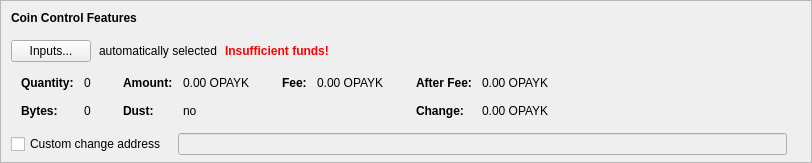
    <widget class="QFrame" name="frameCoinControl">
     <property name="sizePolicy">
      <sizepolicy hsizetype="Expanding" vsizetype="Expanding">
       <horstretch>0</horstretch>
       <verstretch>0</verstretch>
      </sizepolicy>
     </property>
     <property name="maximumSize">
      <size>
       <width>16777215</width>
       <height>16777215</height>
      </size>
     </property>
     <property name="frameShape">
      <enum>QFrame::StyledPanel</enum>
     </property>
     <property name="frameShadow">
      <enum>QFrame::Sunken</enum>
     </property>
     <layout class="QVBoxLayout" name="verticalLayoutCoinControl2">
      <property name="spacing">
       <number>0</number>
      </property>
      <property name="leftMargin">
       <number>0</number>
      </property>
      <property name="topMargin">
       <number>0</number>
      </property>
      <property name="rightMargin">
       <number>0</number>
      </property>
      <property name="bottomMargin">
       <number>6</number>
      </property>
      <item>
       <layout class="QVBoxLayout" name="verticalLayoutCoinControl" stretch="0,0,0,0,1">
        <property name="spacing">
         <number>0</number>
        </property>
        <property name="leftMargin">
         <number>10</number>
        </property>
        <property name="topMargin">
         <number>10</number>
        </property>
        <item>
         <layout class="QHBoxLayout" name="horizontalLayoutCoinControl1">
          <property name="bottomMargin">
           <number>15</number>
          </property>
          <item>
           <widget class="QLabel" name="labelCoinControlFeatures">
            <property name="sizePolicy">
             <sizepolicy hsizetype="Preferred" vsizetype="Maximum">
              <horstretch>0</horstretch>
              <verstretch>0</verstretch>
             </sizepolicy>
            </property>
            <property name="font">
             <font>
              <weight>75</weight>
              <bold>true</bold>
             </font>
            </property>
            <property name="styleSheet">
             <string notr="true">font-weight:bold;</string>
            </property>
            <property name="text">
             <string>Coin Control Features</string>
            </property>
           </widget>
          </item>
         </layout>
        </item>
        <item>
         <layout class="QHBoxLayout" name="horizontalLayoutCoinControl2" stretch="0,0,0,0">
          <property name="spacing">
           <number>8</number>
          </property>
          <property name="bottomMargin">
           <number>10</number>
          </property>
          <item>
           <widget class="QPushButton" name="pushButtonCoinControl">
            <property name="styleSheet">
             <string notr="true"/>
            </property>
            <property name="text">
             <string>Inputs...</string>
            </property>
            <property name="autoDefault">
             <bool>false</bool>
            </property>
           </widget>
          </item>
          <item>
           <widget class="QLabel" name="labelCoinControlAutomaticallySelected">
            <property name="text">
             <string>automatically selected</string>
            </property>
            <property name="margin">
             <number>5</number>
            </property>
           </widget>
          </item>
          <item>
           <widget class="QLabel" name="labelCoinControlInsuffFunds">
            <property name="font">
             <font>
              <weight>75</weight>
              <bold>true</bold>
             </font>
            </property>
            <property name="styleSheet">
             <string notr="true">color:red;font-weight:bold;</string>
            </property>
            <property name="text">
             <string>Insufficient funds!</string>
            </property>
            <property name="margin">
             <number>5</number>
            </property>
           </widget>
          </item>
          <item>
           <spacer name="horizontalSpacerCoinControl">
            <property name="orientation">
             <enum>Qt::Horizontal</enum>
            </property>
            <property name="sizeHint" stdset="0">
             <size>
              <width>40</width>
              <height>1</height>
             </size>
            </property>
           </spacer>
          </item>
         </layout>
        </item>
        <item>
         <widget class="QWidget" name="widgetCoinControl" native="true">
          <property name="sizePolicy">
           <sizepolicy hsizetype="Preferred" vsizetype="Preferred">
            <horstretch>0</horstretch>
            <verstretch>0</verstretch>
           </sizepolicy>
          </property>
          <property name="minimumSize">
           <size>
            <width>0</width>
            <height>0</height>
           </size>
          </property>
          <property name="styleSheet">
           <string notr="true"/>
          </property>
          <layout class="QHBoxLayout" name="horizontalLayoutCoinControl5">
           <property name="leftMargin">
            <number>0</number>
           </property>
           <property name="topMargin">
            <number>0</number>
           </property>
           <property name="rightMargin">
            <number>0</number>
           </property>
           <property name="bottomMargin">
            <number>0</number>
           </property>
           <item>
            <layout class="QHBoxLayout" name="horizontalLayoutCoinControl3" stretch="0,0,0,1">
             <property name="spacing">
              <number>20</number>
             </property>
             <property name="topMargin">
              <number>0</number>
             </property>
             <property name="bottomMargin">
              <number>10</number>
             </property>
             <item>
              <layout class="QFormLayout" name="formLayoutCoinControl1">
               <property name="horizontalSpacing">
                <number>10</number>
               </property>
               <property name="verticalSpacing">
                <number>14</number>
               </property>
               <property name="leftMargin">
                <number>10</number>
               </property>
               <property name="topMargin">
                <number>4</number>
               </property>
               <property name="rightMargin">
                <number>6</number>
               </property>
               <item row="0" column="0">
                <widget class="QLabel" name="labelCoinControlQuantityText">
                 <property name="font">
                  <font>
                   <weight>75</weight>
                   <bold>true</bold>
                  </font>
                 </property>
                 <property name="text">
                  <string>Quantity:</string>
                 </property>
                 <property name="margin">
                  <number>0</number>
                 </property>
                </widget>
               </item>
               <item row="0" column="1">
                <widget class="QLabel" name="labelCoinControlQuantity">
                 <property name="cursor">
                  <cursorShape>IBeamCursor</cursorShape>
                 </property>
                 <property name="contextMenuPolicy">
                  <enum>Qt::ActionsContextMenu</enum>
                 </property>
                 <property name="text">
                  <string notr="true">0</string>
                 </property>
                 <property name="margin">
                  <number>0</number>
                 </property>
                 <property name="textInteractionFlags">
                  <set>Qt::LinksAccessibleByMouse|Qt::TextSelectableByKeyboard|Qt::TextSelectableByMouse</set>
                 </property>
                </widget>
               </item>
               <item row="1" column="0">
                <widget class="QLabel" name="labelCoinControlBytesText">
                 <property name="font">
                  <font>
                   <weight>75</weight>
                   <bold>true</bold>
                  </font>
                 </property>
                 <property name="text">
                  <string>Bytes:</string>
                 </property>
                </widget>
               </item>
               <item row="1" column="1">
                <widget class="QLabel" name="labelCoinControlBytes">
                 <property name="cursor">
                  <cursorShape>IBeamCursor</cursorShape>
                 </property>
                 <property name="contextMenuPolicy">
                  <enum>Qt::ActionsContextMenu</enum>
                 </property>
                 <property name="text">
                  <string notr="true">0</string>
                 </property>
                 <property name="textInteractionFlags">
                  <set>Qt::LinksAccessibleByMouse|Qt::TextSelectableByKeyboard|Qt::TextSelectableByMouse</set>
                 </property>
                </widget>
               </item>
              </layout>
             </item>
             <item>
              <layout class="QFormLayout" name="formLayoutCoinControl2">
               <property name="horizontalSpacing">
                <number>10</number>
               </property>
               <property name="verticalSpacing">
                <number>14</number>
               </property>
               <property name="leftMargin">
                <number>6</number>
               </property>
               <property name="topMargin">
                <number>4</number>
               </property>
               <property name="rightMargin">
                <number>6</number>
               </property>
               <item row="0" column="0">
                <widget class="QLabel" name="labelCoinControlAmountText">
                 <property name="font">
                  <font>
                   <weight>75</weight>
                   <bold>true</bold>
                  </font>
                 </property>
                 <property name="text">
                  <string>Amount:</string>
                 </property>
                 <property name="margin">
                  <number>0</number>
                 </property>
                </widget>
               </item>
               <item row="0" column="1">
                <widget class="QLabel" name="labelCoinControlAmount">
                 <property name="cursor">
                  <cursorShape>IBeamCursor</cursorShape>
                 </property>
                 <property name="contextMenuPolicy">
                  <enum>Qt::ActionsContextMenu</enum>
                 </property>
                 <property name="text">
                  <string notr="true">0.00 OPAYK</string>
                 </property>
                 <property name="textInteractionFlags">
                  <set>Qt::LinksAccessibleByMouse|Qt::TextSelectableByKeyboard|Qt::TextSelectableByMouse</set>
                 </property>
                </widget>
               </item>
               <item row="1" column="0">
                <widget class="QLabel" name="labelCoinControlLowOutputText">
                 <property name="font">
                  <font>
                   <weight>75</weight>
                   <bold>true</bold>
                  </font>
                 </property>
                 <property name="text">
                  <string>Dust:</string>
                 </property>
                </widget>
               </item>
               <item row="1" column="1">
                <widget class="QLabel" name="labelCoinControlLowOutput">
                 <property name="cursor">
                  <cursorShape>IBeamCursor</cursorShape>
                 </property>
                 <property name="contextMenuPolicy">
                  <enum>Qt::ActionsContextMenu</enum>
                 </property>
                 <property name="text">
                  <string notr="true">no</string>
                 </property>
                 <property name="textInteractionFlags">
                  <set>Qt::LinksAccessibleByMouse|Qt::TextSelectableByKeyboard|Qt::TextSelectableByMouse</set>
                 </property>
                </widget>
               </item>
              </layout>
             </item>
             <item>
              <layout class="QFormLayout" name="formLayoutCoinControl3">
               <property name="horizontalSpacing">
                <number>10</number>
               </property>
               <property name="verticalSpacing">
                <number>14</number>
               </property>
               <property name="leftMargin">
                <number>6</number>
               </property>
               <property name="topMargin">
                <number>4</number>
               </property>
               <property name="rightMargin">
                <number>6</number>
               </property>
               <item row="0" column="0">
                <widget class="QLabel" name="labelCoinControlFeeText">
                 <property name="font">
                  <font>
                   <weight>75</weight>
                   <bold>true</bold>
                  </font>
                 </property>
                 <property name="text">
                  <string>Fee:</string>
                 </property>
                 <property name="margin">
                  <number>0</number>
                 </property>
                </widget>
               </item>
               <item row="0" column="1">
                <widget class="QLabel" name="labelCoinControlFee">
                 <property name="cursor">
                  <cursorShape>IBeamCursor</cursorShape>
                 </property>
                 <property name="contextMenuPolicy">
                  <enum>Qt::ActionsContextMenu</enum>
                 </property>
                 <property name="text">
                  <string notr="true">0.00 OPAYK</string>
                 </property>
                 <property name="textInteractionFlags">
                  <set>Qt::LinksAccessibleByMouse|Qt::TextSelectableByKeyboard|Qt::TextSelectableByMouse</set>
                 </property>
                </widget>
               </item>
              </layout>
             </item>
             <item>
              <layout class="QFormLayout" name="formLayoutCoinControl4">
               <property name="horizontalSpacing">
                <number>10</number>
               </property>
               <property name="verticalSpacing">
                <number>14</number>
               </property>
               <property name="leftMargin">
                <number>6</number>
               </property>
               <property name="topMargin">
                <number>4</number>
               </property>
               <property name="rightMargin">
                <number>6</number>
               </property>
               <item row="0" column="0">
                <widget class="QLabel" name="labelCoinControlAfterFeeText">
                 <property name="font">
                  <font>
                   <weight>75</weight>
                   <bold>true</bold>
                  </font>
                 </property>
                 <property name="text">
                  <string>After Fee:</string>
                 </property>
                 <property name="margin">
                  <number>0</number>
                 </property>
                </widget>
               </item>
               <item row="0" column="1">
                <widget class="QLabel" name="labelCoinControlAfterFee">
                 <property name="cursor">
                  <cursorShape>IBeamCursor</cursorShape>
                 </property>
                 <property name="contextMenuPolicy">
                  <enum>Qt::ActionsContextMenu</enum>
                 </property>
                 <property name="text">
                  <string notr="true">0.00 OPAYK</string>
                 </property>
                 <property name="textInteractionFlags">
                  <set>Qt::LinksAccessibleByMouse|Qt::TextSelectableByKeyboard|Qt::TextSelectableByMouse</set>
                 </property>
                </widget>
               </item>
               <item row="1" column="0">
                <widget class="QLabel" name="labelCoinControlChangeText">
                 <property name="font">
                  <font>
                   <weight>75</weight>
                   <bold>true</bold>
                  </font>
                 </property>
                 <property name="text">
                  <string>Change:</string>
                 </property>
                </widget>
               </item>
               <item row="1" column="1">
                <widget class="QLabel" name="labelCoinControlChange">
                 <property name="cursor">
                  <cursorShape>IBeamCursor</cursorShape>
                 </property>
                 <property name="contextMenuPolicy">
                  <enum>Qt::ActionsContextMenu</enum>
                 </property>
                 <property name="text">
                  <string notr="true">0.00 OPAYK</string>
                 </property>
                 <property name="textInteractionFlags">
                  <set>Qt::LinksAccessibleByMouse|Qt::TextSelectableByKeyboard|Qt::TextSelectableByMouse</set>
                 </property>
                </widget>
               </item>
              </layout>
             </item>
            </layout>
           </item>
          </layout>
         </widget>
        </item>
        <item>
         <layout class="QHBoxLayout" name="horizontalLayoutCoinControl4" stretch="0,0,0">
          <property name="spacing">
           <number>12</number>
          </property>
          <property name="sizeConstraint">
           <enum>QLayout::SetDefaultConstraint</enum>
          </property>
          <property name="topMargin">
           <number>5</number>
          </property>
          <property name="rightMargin">
           <number>5</number>
          </property>
          <item>
           <widget class="QCheckBox" name="checkBoxCoinControlChange">
            <property name="toolTip">
             <string>If this is activated, but the change address is empty or invalid, change will be sent to a newly generated address.</string>
            </property>
            <property name="text">
             <string>Custom change address</string>
            </property>
           </widget>
          </item>
          <item>
           <widget class="QValidatedLineEdit" name="lineEditCoinControlChange">
            <property name="enabled">
             <bool>false</bool>
            </property>
            <property name="sizePolicy">
             <sizepolicy hsizetype="Expanding" vsizetype="Fixed">
              <horstretch>0</horstretch>
              <verstretch>0</verstretch>
             </sizepolicy>
            </property>
           </widget>
          </item>
          <item>
           <widget class="QLabel" name="labelCoinControlChangeLabel">
            <property name="sizePolicy">
             <sizepolicy hsizetype="Preferred" vsizetype="Expanding">
              <horstretch>0</horstretch>
              <verstretch>0</verstretch>
             </sizepolicy>
            </property>
            <property name="minimumSize">
             <size>
              <width>0</width>
              <height>0</height>
             </size>
            </property>
            <property name="text">
             <string/>
            </property>
            <property name="margin">
             <number>3</number>
            </property>
           </widget>
          </item>
         </layout>
        </item>
        <item>
         <spacer name="verticalSpacerCoinControl">
          <property name="orientation">
           <enum>Qt::Vertical</enum>
          </property>
          <property name="sizeHint" stdset="0">
           <size>
            <width>800</width>
            <height>1</height>
           </size>
          </property>
         </spacer>
        </item>
       </layout>
      </item>
     </layout>
    </widget>
